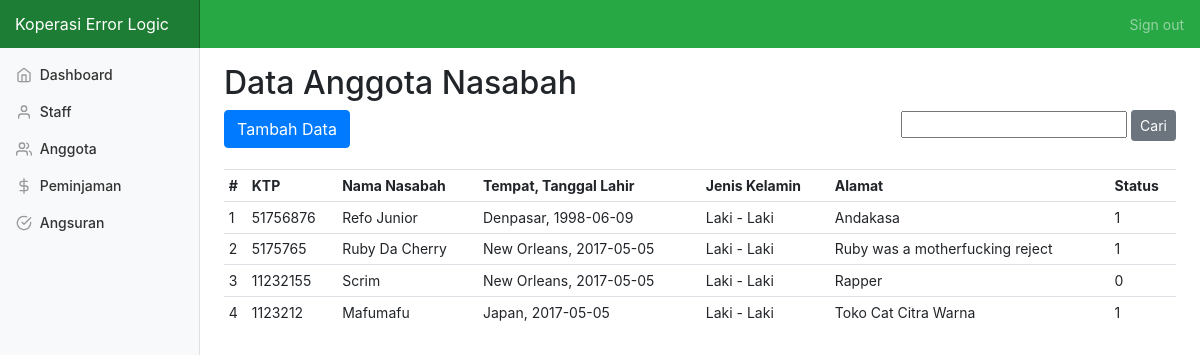
/anggota.php (signed in), run on an earlier commit of the app's database.
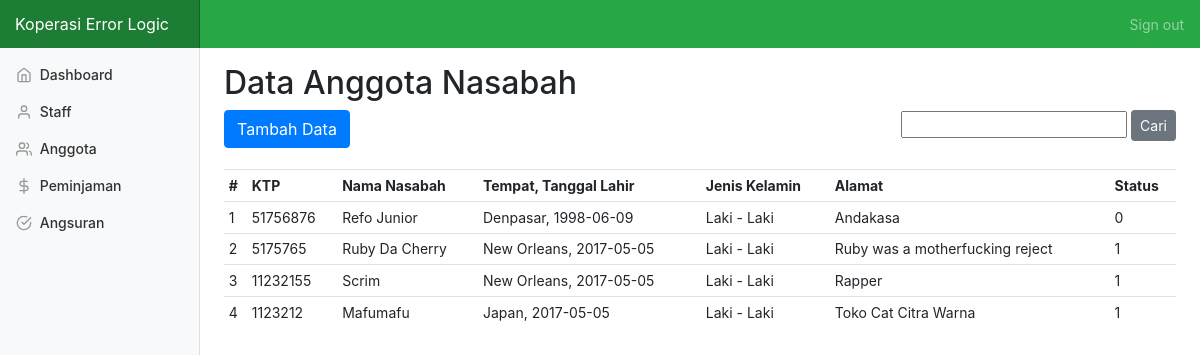
And on a later commit of the database.
### tables this page shows
CREATE TABLE `nasabah` (
  `id_nasabah` int(11) NOT NULL,
  `ktp` int(11) NOT NULL,
  `nama_nasabah` varchar(100) NOT NULL,
  `tempat_lahir` varchar(30) NOT NULL,
  `tanggal_lahir` date NOT NULL,
  `jenis_kelamin` varchar(15) NOT NULL,
  `alamat` varchar(255) NOT NULL,
  `status` varchar(15) NOT NULL
);

### anggota.php (the view, shortened to what this page needs)
<?php require_once "view/head.php"; ?>
  <?php require_once "view/sidebar.php"; ?>
    <h2>Data Anggota Nasabah</h2>
    <button type="button" class="btn btn-primary" data-toggle="modal" data-target="#addModal">
	  Tambah Data
	</button>
	<div style="float:right">
		<form action="search_data.php" method="get">
			<input type="text">
			<input type="submit" class="btn btn-sm btn-secondary" value="Cari">
		</form>
	</div>
    <br><br>
    <div class="table-responsive">
      	<table class="table table-sm">
      		<tr>
      			<th>#</th>
      			<th>KTP</th>
      			<th>Nama Nasabah</th>
      			<th>Tempat, Tanggal Lahir</th>
      			<th>Jenis Kelamin</th>
      			<th>Alamat</th>
      			<th>Status</th>
      		</tr>
      		<?php
      			$no = 1;
      			$query = mysqli_query($connect, "SELECT * FROM nasabah");
      			while($row = mysqli_fetch_array($query)){
      		?>
      		<tr>
      			<td><?= $no++ ?></td>
      			<td><?= $row['ktp'] ?></td>
      			<td><?= $row['nama_nasabah'] ?></td>
      			<td><?= $row['tempat_lahir'] ?>, <?= $row['tanggal_lahir'] ?></td>
      			<td><?= $row['jenis_kelamin'] ?></td>
      			<td><?= $row['alamat'] ?></td>
      			<td><?= $row['status'] ?></td>
      		</tr>
      		<?php } ?>
      	</table>
    </div>
  <?php require_once "view/footer.php" ?>

What changed in the data, as far as the page shows it:
changed nasabah "Refo Junior": status "1" → "0"
changed nasabah "Scrim": status "0" → "1"
